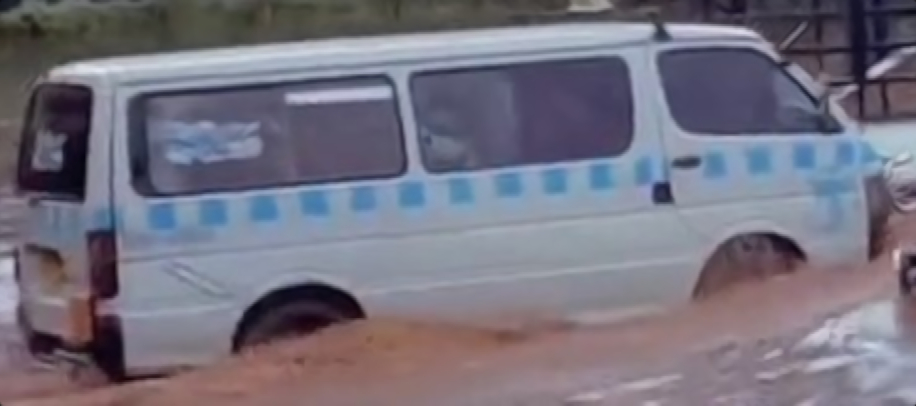
#> input picture src/624.jpg, 916 x 406 px
$ python Flood_depth_estimation.py
#> lines starting #> are read from the running program, lines starting #| are printed output that depends on the picture; after the words box and inside, x2 and y2 are one past the last pixel; in counts of white or black regions, pixels touching at a corner belong together; long printed decimals are rounded
import cv2
import numpy as np
import math
from matplotlib import pyplot as plt
#import skimage.viewer
import imutils

BLUE = (255,0,0)
original_img = "624.jpg"

def find_skyline(x1, y1, x2, y2, img):
    k = 1.0 * (y2 - y1) / 1.0 * (x2 - x1)
    d = 1.0 * (y1*x2 - y2*x1) / 1.0 * (x2 - x1)
    return(k,d)
def vignette_filter(img, pixels_falloff = 0, types = 0):
    height, width = img.shape
    radius = max(width, height) / 2.0 * 0.95
    radius = min(width, height) / 2.0 * 0.95
    #pixels_falloff = 0.1
    row_ctr = height / 2
    col_ctr = width / 2
    max_img_rad = math.sqrt(row_ctr * row_ctr + col_ctr * col_ctr)
    res = img.copy()

    if types:
        trow = pixels_falloff
        lcol = pixels_falloff
        brow = img.shape[0] - pixels_falloff * 2
        rcol = img.shape[1] - pixels_falloff * 2
    for i in range(height):
        for j in range(width):
            dh = abs(i - row_ctr)
            dw = abs(j - col_ctr)
            if not types:
                dis = math.sqrt(dh * dh + dw * dw)
                if dis > radius:
                    if dis > radius + pixels_falloff:
                        res[i, j] = img [i, j] * (dis) / radius
                        # cv2.imshow('res2', res)
                    else:
                        sigma = (dis - radius) / pixels_falloff
                        res[i, j] = img [i, j] * (1 - sigma * sigma)
                        # cv2.imshow('res3', res)
                else:
                    pass
            else:
                print('not here')
                dis1 = min(abs(i - trow), abs(i - brow))
                dis2 = min(abs(j - lcol), abs(j - rcol))
                if i <= brow and i >= trow and j >= lcol and j <= rcol:
                    pass
                else:
                    sigma = (dis1 + dis2) * (dis1 + dis2) / (dis1 * dis1 + dis2 * dis2)
                    res[i, j] = img [i, j] * sigma
    return res

# [6 lines left out: function affline_rotate, not called in this run]

if __name__ == "__main__":
    img = cv2.imread(original_img, 0)
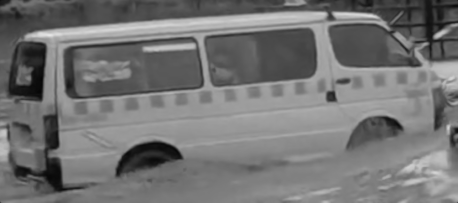
#> img: shape (406, 916) (shown at 1/2 size); min 5, max 231, mean 115.9
    img = cv2.resize(img, (416,416))
#> img: shape (416, 416)
    cv2.imshow("Image Viewer1", img)
    cv2.waitKey(0)
    cv2.destroyAllWindows()
    #viewer = skimage.viewer.ImageViewer(image=img)
    #viewer.show()

    img2 = vignette_filter(img, 0.3)
#> after the loop in vignette_filter, `for i in range(height):`:
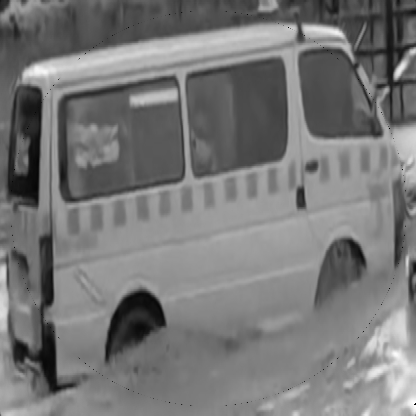
#> res: shape (416, 416); min 0, max 255, mean 119.7
    cv2.imshow("Image Viewer2", img2)
    cv2.waitKey(0)
    cv2.destroyAllWindows()
    # viewer = skimage.viewer.ImageViewer(image=img2)
    # viewer.show()

    img = cv2.blur(img, (5, 5))
    img2 = cv2.blur(img2, (10,10))

    img = cv2.addWeighted(img, 0.80, img2, 0.20, 1)
    #cv2.imshow('after vignette_filter', img)

    img = cv2.blur(img, (15,15))
    clahe = cv2.createCLAHE(clipLimit = 2.00, tileGridSize = (11,11))
    img = clahe.apply(img)
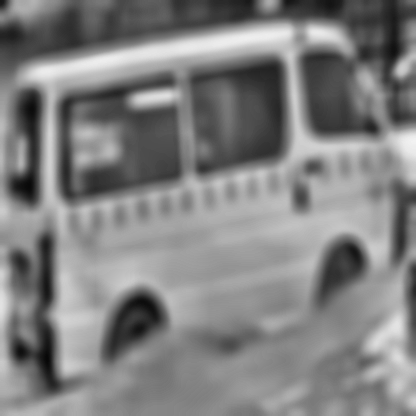
#> img: shape (416, 416); min 7, max 242, mean 128.4
    ret2, detected_edges = cv2.threshold(img, 9, 255, cv2.THRESH_BINARY+cv2.THRESH_OTSU)
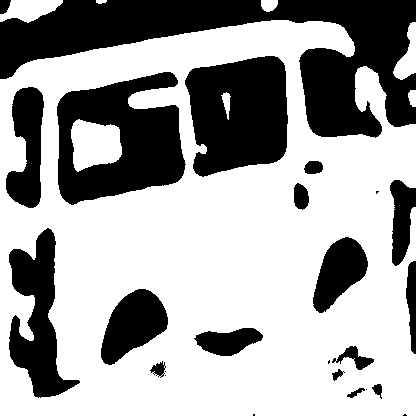
#> detected_edges: shape (416, 416); 64.2% white; 25 black regions (7 under 20 px), largest, box (x1, y1, x2, y2) and area: (0, 0, 416, 138) 22680, (57, 72, 186, 205) 10553, (185, 56, 288, 177) 9790
#> ret2 = 116
    #cv2.imshow('de', detected_edges)

    edges = cv2.Canny(detected_edges, 0.2, 1.8, apertureSize = 3)
#> edges: shape (416, 416); 2.6% white in thin lines or dots
    #cv2.imshow('ee', edges)

    dst = cv2.bitwise_and(img, img, mask = edges)
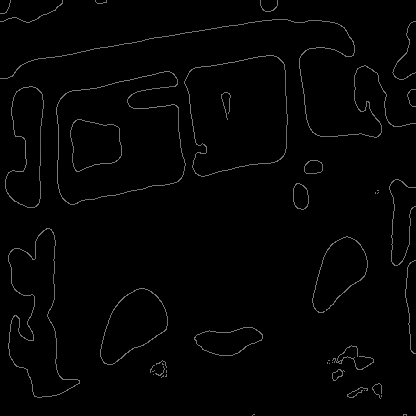
#> dst: shape (416, 416); min 0, max 131, mean 3
    #cv2.imshow('dst', dst)

    minLineLength = 100
    maxLineGap = 10
    lines = cv2.HoughLinesP(edges, 10, np.pi/180, minLineLength, maxLineGap)
#> lines = 708 rows, first 6: [31, 207, 34, 207], [25, 206, 26, 206], [76, 90, 80, 90], [58, 152, 58, 124], [137, 189, 139, 189], [97, 87, 104, 86]
    a1, b1, a2, b2 = (0,0,0,0)
    dis = 0

    print(lines[0])
#| [[ 31 207  34 207]]
    for x1,y1,x2,y2 in lines[0]:
        if (x1-x2)*(x1-x2) + (y1-y2)*(y1-y2) > dis:
            a1,b1,a2,b2 = (x1,y1,x2,y2)
#> this loop made 1 pass
#> (x1, y1, x2, y2, a1, b1, a2, b2) on pass 1: (31, 207, 34, 207, 31, 207, 34, 207)
    (k, d) = find_skyline(a1, b1, a2, b2, img)
#> in find_skyline, `k = 1.0 * (y2 - y1) / 1.0 * (x2 - x1)`: k = 0
#> in find_skyline, `d = 1.0 * (y1*x2 - y2*x1) / 1.0 * (x2 - x1)`: d = 1863
#> k = 0; d = 1863

    print("line : ", k, d)
#| line :  0.0 1863.0

    for i in range(dst.shape[0]):
        for j in range(dst.shape[1]):
            pos = int(k * j + d)
            if i <= pos + 4:
                dst[i, j] = 0
#> dst: shape (416, 416); 2.56% of pixels changed, all inside (x1, y1, x2, y2) = (0, 0, 416, 416)
    #viewer = skimage.viewer.ImageViewer(image=dst)
    #viewer.show()

    original = cv2.imread(original_img)
#> original is the input picture: shape (406, 916, 3); mean B, G, R 127.1, 113.4, 116.6
    original = cv2.resize(original, (416,416))
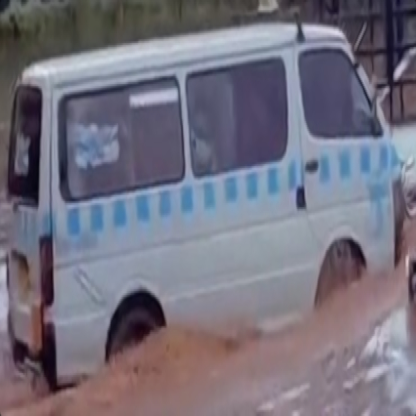
#> original: shape (416, 416, 3); mean B, G, R 127, 113.3, 116.5
    for row in range(original.shape[0]):
        for bt in range(original.shape[1]):
            if dst[row, bt] == 0:
                pass
            else:
                original[row, bt] = BLUE

    srcy1 = img.shape[1]
    srcx1 = k * srcy1 + d
#> srcx1 = 1863
    srcx2 = img.shape[0]
    srcy2 = 0
    srcx3 = img.shape[0]
    srcy3 = img.shape[1]
    pts1 = np.float32([[int(srcy1), int(srcx1)], [srcy2, srcx2], [srcy3, srcx3]])
#> pts1 = [[416, 1863], [0, 416], [416, 416]]
    pts2 = np.float32([[img.shape[1] * 0.9, 0], [0, img.shape[0] / 7], [img.shape[1] * 0.75, img.shape[0]]])

    img = cv2.imread(original_img, 0)
    img2 = cv2.imread(original_img)
    img = cv2.resize(img, (416,416))
    #img = affline_rotate(img,pts1, pts2)
    #detected_edges = affline_rotate(detected_edges, pts1, pts2)
    #result = affline_rotate(original, pts1,pts2)
    cv2.imshow("Image Viewer3", img)
    cv2.waitKey(0)
    cv2.destroyAllWindows()
    cv2.imshow("Image Viewer4", detected_edges)
    cv2.waitKey(0)
    cv2.destroyAllWindows()
    # [6 lines of commented-out code are left out]


    contours = cv2.findContours(detected_edges.copy(), cv2.RETR_EXTERNAL, cv2.CHAIN_APPROX_SIMPLE)
#> contours = 6 contours; box (x1, y1, x2, y2) and area: (0, 20, 416, 416) 145218, (0, 0, 63, 23) 862, (393, 22, 416, 80) 614, (261, 0, 278, 12) 145, (408, 90, 416, 107) 90, (96, 0, 107, 4) 24
    contours = imutils.grab_contours(contours)
    bottle_clone = img.copy()
    cv2.drawContours(bottle_clone, contours, -1, (255, 0, 0), 2)
    cv2.imshow("Image Viewer5", bottle_clone)
    cv2.waitKey(0)
    cv2.destroyAllWindows()
    # viewer = skimage.viewer.ImageViewer(image=bottle_clone)
    # viewer.show()

    areas = [cv2.contourArea(contour) for contour in contours]
#> areas = [90.5, 614, 145218, 145, 23.5, 862.5]
    (contours, areas) = zip(*sorted(zip(contours, areas), key=lambda a:a[1]))
#> areas = (23.5, 90.5, 145, 614, 862.5, 145218)
    print("Masked region area is :" + str(areas[-1]))
#| Masked region area is :145218.0
    image_area = img.shape[0] * img.shape[1]
    print("Total image area" + str(image_area))
#| Total image area173056
    area_ratio = (areas[-1] / image_area) * 100
#> area_ratio = 83.91
    print("Th percentage of the image occupied by the masked portion is : " + str(area_ratio))
#| Th percentage of the image occupied by the masked portion is : 83.914
    # print contour with largest area
    bottle_clone = img.copy()
    cv2.drawContours(bottle_clone, [contours[-1]], -1, (255, 0, 0), 2)
    (x, y, w, h) = cv2.boundingRect(contours[-1])
#> x = 0; y = 20; w = 416; h = 396
    cv2.putText(bottle_clone, "Area : " + str(areas[-1]), (x + 45 , y + 360), cv2.FONT_HERSHEY_PLAIN, 3, (255, 0, 0), 2)
    cv2.imshow("Image Viewer6", bottle_clone)
    cv2.waitKey(0)
    cv2.destroyAllWindows()
    # viewer = skimage.viewer.ImageViewer(image=bottle_clone)
    # viewer.show()

    bottle_clone = img.copy()
    bottle_clone_1 = img2.copy()
    (x, y, w, h) = cv2.boundingRect(contours[-1])
    aspectRatio = w / float(h)
#> aspectRatio = 1.05
    print(aspectRatio)
#| 1.051
    if aspectRatio >= 1.8:
        cv2.rectangle(bottle_clone, (x, y), (x + w, y + h), (0, 255, 0), 2)
        cv2.putText(bottle_clone, "level 1", (x + 45, y + 60), cv2.FONT_HERSHEY_PLAIN, 3, (255, 255, 0), 2)
    elif ((aspectRatio >= 1.62) and (aspectRatio < 1.8)):
        cv2.rectangle(bottle_clone, (x, y), (x + w, y + h), (0, 255, 0), 2)
        cv2.putText(bottle_clone, "level 2", (x + 45, y + 60), cv2.FONT_HERSHEY_PLAIN, 3, (255, 255, 0), 2)
    elif ((aspectRatio >= 1.44) and (aspectRatio < 1.62)):
        cv2.rectangle(bottle_clone, (x, y), (x + w, y + h), (0, 255, 0), 2)
        cv2.putText(bottle_clone, "level 3", (x + 45, y + 60), cv2.FONT_HERSHEY_PLAIN, 3, (255, 255, 0), 2)
    elif ((aspectRatio >= 1.26) and (aspectRatio < 1.44)):
        cv2.rectangle(bottle_clone, (x, y), (x + w, y + h), (0, 255, 0), 2)
        cv2.putText(bottle_clone, "level 4", (x + 45, y + 60), cv2.FONT_HERSHEY_PLAIN, 3, (255, 255, 0), 2)
    elif ((aspectRatio >= 1.08) and (aspectRatio < 1.26)):
        cv2.rectangle(bottle_clone, (x, y), (x + w, y + h), (0, 255, 0), 2)
        cv2.putText(bottle_clone, "level 5", (x + 45, y + 60), cv2.FONT_HERSHEY_PLAIN, 3, (255, 255, 0), 2)
    elif ((aspectRatio >= 0.90) and (aspectRatio < 1.08)):
        cv2.rectangle(bottle_clone, (x, y), (x + w, y + h), (0, 255, 0), 2)
        cv2.putText(bottle_clone, "level 6", (x + 45, y + 60), cv2.FONT_HERSHEY_PLAIN, 3, (255, 0, 0), 2)
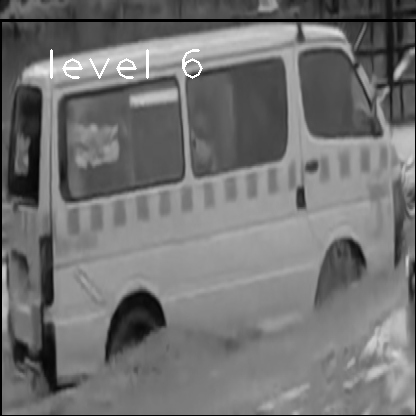
#> bottle_clone: shape (416, 416); min 0, max 255, mean 114.7
    elif ((aspectRatio >= 0.72) and (aspectRatio < 0.90)):
        cv2.rectangle(bottle_clone, (x, y), (x + w, y + h), (0, 255, 0), 2)
        cv2.putText(bottle_clone, "level 7", (x + 45, y + 60), cv2.FONT_HERSHEY_PLAIN, 3, (255, 255, 0), 2)
    elif ((aspectRatio >= 0.54) and (aspectRatio < 0.72)):
        cv2.rectangle(bottle_clone, (x, y), (x + w, y + h), (0, 255, 0), 2)
        cv2.putText(bottle_clone, "level 3", (x + 45, y + 360), cv2.FONT_HERSHEY_PLAIN, 3, (255, 255, 0), 2)
    elif ((aspectRatio >= 0.36) and (aspectRatio < 0.54)):
        cv2.rectangle(bottle_clone, (x, y), (x + w, y + h), (0, 255, 0), 2)
        cv2.putText(bottle_clone, "level 9", (x + 45, y + 60), cv2.FONT_HERSHEY_PLAIN, 3, (255, 255, 0), 2)
    elif ((aspectRatio >= 0.18) and (aspectRatio < 0.36)):
        cv2.rectangle(bottle_clone, (x, y), (x + w, y + h), (0, 255, 0), 2)
        cv2.putText(bottle_clone, "level 10", (x + 45, y + 60), cv2.FONT_HERSHEY_PLAIN, 3, (255, 255, 0), 2)
    else:
        cv2.rectangle(bottle_clone, (x, y), (x + w, y + h), (0, 0, 255), 2)
        cv2.putText(bottle_clone, "Low", (x + 45, y + 60), cv2.FONT_HERSHEY_PLAIN, 3, (255, 0, 255), 2)
    image=cv2.cvtColor(bottle_clone,cv2.COLOR_GRAY2RGB)
    cv2.imshow("Image Viewer7", image)
    cv2.waitKey(0)
    cv2.destroyAllWindows()
    # viewer = skimage.viewer.ImageViewer(image=image)
    # viewer.show()

$ run again, with src/532.jpg copied over src/624.jpg
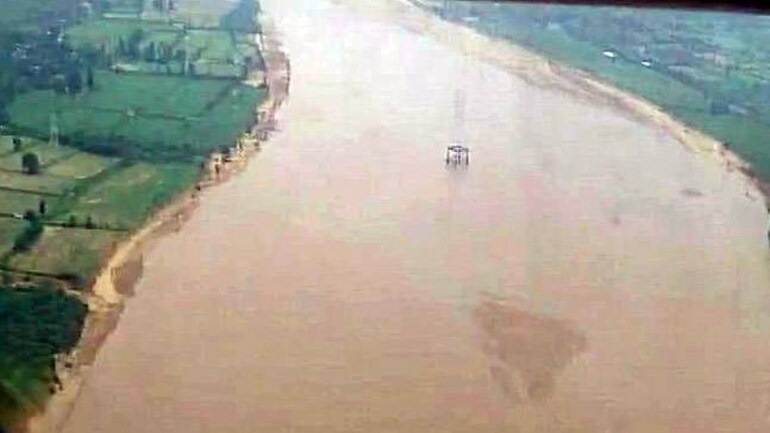
#> input picture src/532.jpg, 770 x 433 px
#> detected_edges: shape (416, 416); 73% white; 10 black regions (2 under 20 px), largest, box (x1, y1, x2, y2) and area: (0, 0, 149, 416) 33292, (233, 0, 416, 194) 10042, (258, 293, 310, 385) 2287
#> ret2 = 146
#> edges: shape (416, 416); 1.4% white in thin lines or dots
#> lines = 280 rows, first 6: [96, 209, 96, 207], [140, 107, 140, 106], [118, 165, 118, 164], [242, 18, 244, 18], [45, 350, 45, 349], [310, 10, 319, 10]
#| [[ 96 209  96 207]]
#> the loop `for x1,y1,x2,y2 in lines[0]:` made 1 pass
#> (x1, y1, x2, y2, a1, b1, a2, b2) on pass 1: (96, 209, 96, 207, 96, 209, 96, 207)
#> in find_skyline, `k = 1.0 * (y2 - y1) / 1.0 * (x2 - x1)`: k = 0
#| line :  -0.0 0.0
#> original is the input picture: shape (433, 770, 3); mean B, G, R 150.5, 164.2, 169.3
#> after the loop `for row in range(original.shape[0]):`:
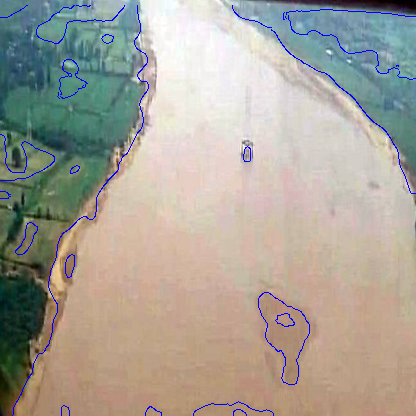
#> original: shape (416, 416, 3); mean B, G, R 152.1, 162, 167.2
#> pts1 = [[416, 0], [0, 416], [416, 416]]
#> contours = 14 contours, 3 with area under 20; largest, box (x1, y1, x2, y2) and area: (13, 0, 416, 416) 118941, (286, 10, 416, 80) 4757, (36, 0, 126, 44) 1558, (0, 134, 55, 181) 955, (58, 59, 88, 100) 550
#> `areas = [cv2.contourArea(contour) for contour in contours]`: areas = [50.5, 259.5, 46.5, 33.5, 955, 549.5, 61.5, 0, 0, 4757, 118941, 1558, 9.5, 339.5]
#> `(contours, areas) = zip(*sorted(zip(contours, areas), key=lambda a:a[1..`: areas = (0, 0, 9.5, 33.5, 46.5, 50.5, 61.5, 259.5, 339.5, 549.5, 955, 1558, 4757, 118941)
#| Masked region area is :118941.0
#| Total image area173056
#> area_ratio = 68.73
#| Th percentage of the image occupied by the masked portion is : 68.730
#> x = 13; y = 0; w = 403; h = 416
#> aspectRatio = 0.969
#| 0.9688
#> `cv2.putText(bottle_clone, "level 6", (x + 45, y + 60), cv2.FONT_HERSHE..`:
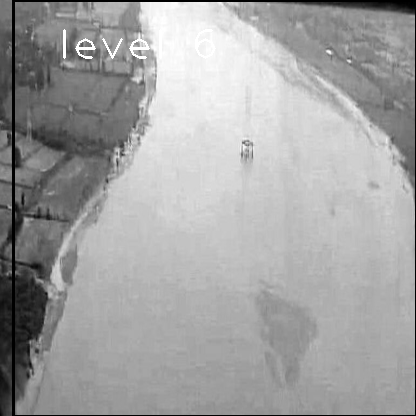
#> bottle_clone: shape (416, 416); min 0, max 255, mean 162.6

$ run again, with src/540.jpg copied over src/624.jpg
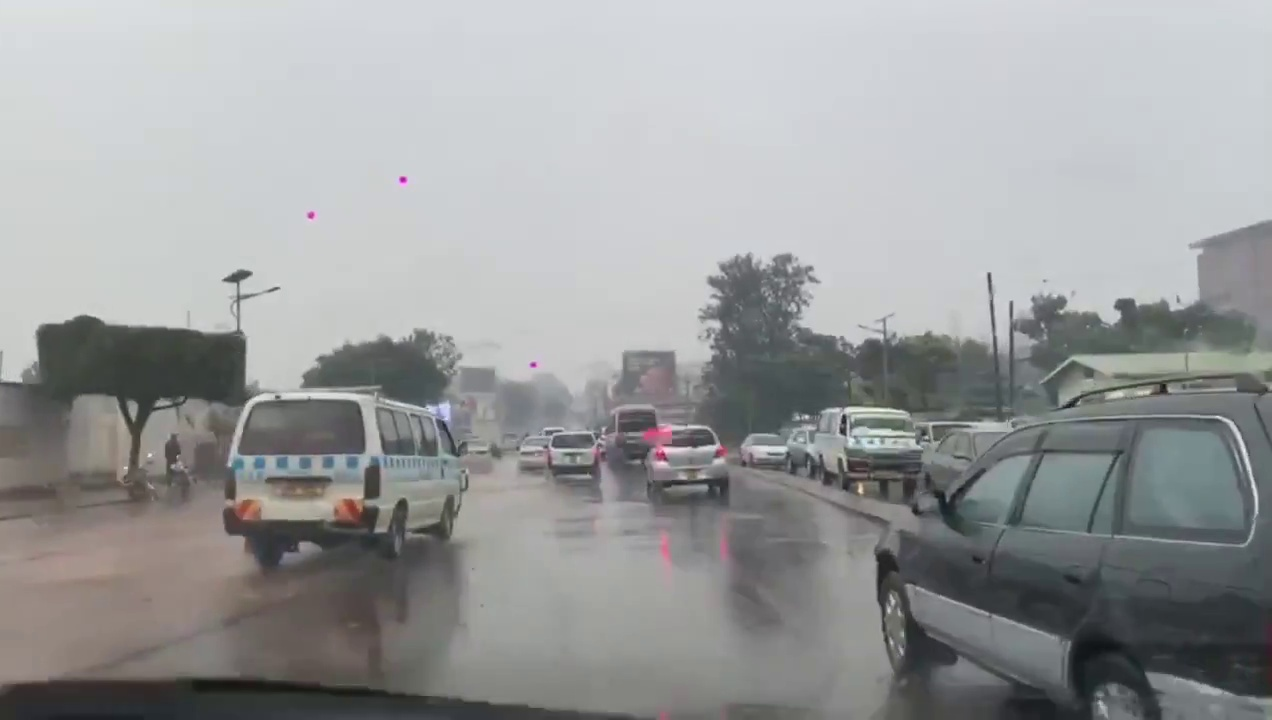
#> input picture src/540.jpg, 1272 x 720 px
#> `ret2, detected_edges = cv2.threshold(img, 9, 255, cv2.THRESH_BINARY+cv..`:
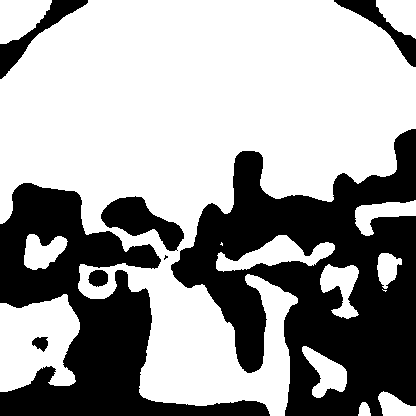
#> detected_edges: shape (416, 416); 62.6% white; 8 black regions (1 under 20 px), largest, box (x1, y1, x2, y2) and area: (171, 129, 416, 416) 36278, (0, 183, 270, 416) 23036, (101, 196, 184, 251) 2149
#> ret2 = 147
#> edges: shape (416, 416); 2.2% white in thin lines or dots
#> lines = 777 rows, first 6: [21, 184, 21, 184], [383, 391, 383, 391], [205, 287, 206, 288], [138, 245, 138, 245], [401, 401, 404, 403], [288, 349, 288, 349]
#| [[ 21 184  21 184]]
#> the loop `for x1,y1,x2,y2 in lines[0]:` made 1 pass
#> k = 0
#| line :  0.0 0.0
#> original is the input picture: shape (720, 1272, 3); mean B, G, R 156.2, 155.6, 154
#> pts1 = [[416, 0], [0, 416], [416, 416]]
#> contours = 14 contours, 2 with area under 20; largest, box (x1, y1, x2, y2) and area: (0, 0, 416, 416) 93564, (0, 294, 80, 392) 5639, (216, 235, 335, 272) 1837, (0, 0, 52, 44) 1529, (320, 264, 359, 319) 1096
#> `areas = [cv2.contourArea(contour) for contour in contours]`: areas = [115.5, 562, 1092, 5639, 1, 1096, 525.5, 2.5, 1837, 958.5, 993.5, 1003.5, 93563.5, 1529]
#> `(contours, areas) = zip(*sorted(zip(contours, areas), key=lambda a:a[1..`: areas = (1, 2.5, 115.5, 525.5, 562, 958.5, 993.5, 1003.5, 1092, 1096, 1529, 1837, 5639, 93563.5)
#| Masked region area is :93563.5
#| Total image area173056
#> area_ratio = 54.07
#| Th percentage of the image occupied by the masked portion is : 54.065
#> x = 0; w = 416
#> aspectRatio = 1
#| 1.0
#> `cv2.putText(bottle_clone, "level 6", (x + 45, y + 60), cv2.FONT_HERSHE..`:
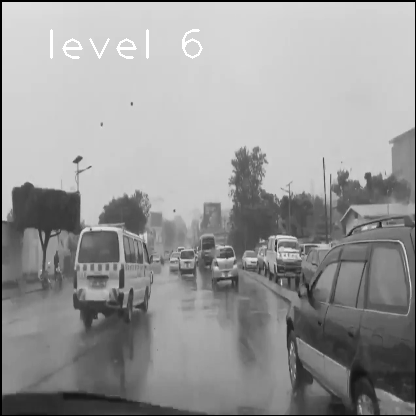
#> bottle_clone: shape (416, 416); min 0, max 255, mean 153
